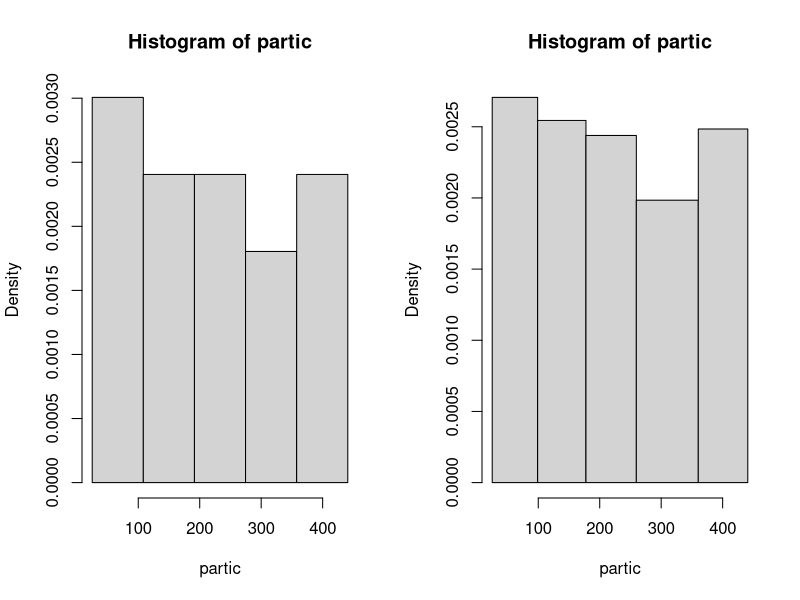
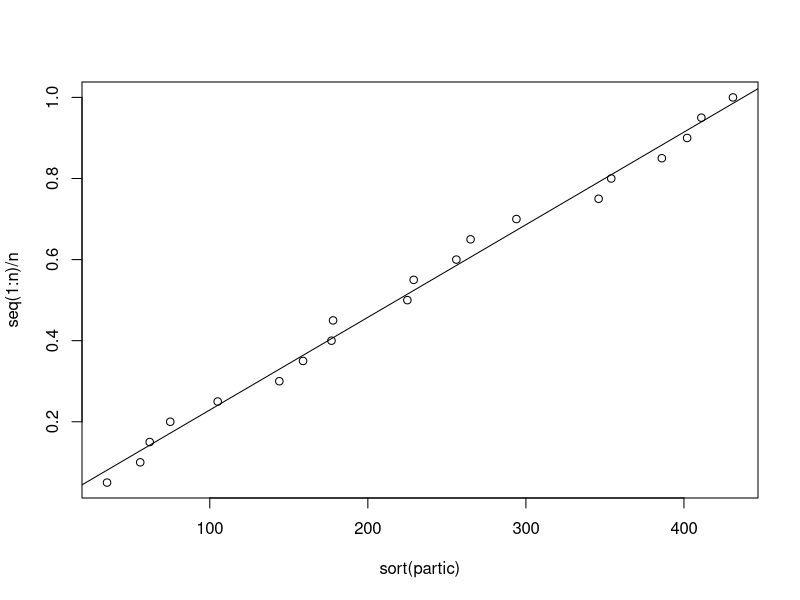

Write the R code that produced these figures, in order.
# Principes et Méthodes Statistiques
# Fiche 3 - Exercice 1

# Création du vecteur des données
partic<-c(75,265,225,402,35,105,411,346,159,229,62,256,431,177,56,144,354,178,386,294)
n<-length(partic)

# Indicateurs statistiques
summary(partic)

# Variance et écart-type empiriques (sans biais)
var(partic)
sd(partic)

# Coefficient de variation empirique
sqrt((n-1)/n)*sd(partic)/mean(partic)

par(mfcol=c(1,2))
# Histogramme à classes de m?me largeur
a0<-min(partic)-0.025*(max(partic)-min(partic))
a5<-max(partic)+0.025*(max(partic)-min(partic))
bornes<-seq(a0,a5,(a5-a0)/5)
hist(partic, prob=T, breaks=bornes)

# Histogramme à classes de m?me effectif, en utilisant la commande quantiles
borneseff<-c(a0,quantile(partic,seq(1/5,4/5,1/5)),a5)
hist(partic, prob=T, breaks=borneseff)

par(mfcol=c(1,1))
# Graphe de probabilités pour la loi uniforme
plot(sort(partic), seq(1:n)/n)

# Estimation de a et b par le graphe de probabilités
reg<-lm(seq(1:n)/n~sort(partic))
abline(reg)
-reg$coefficients[1]/reg$coefficients[2]
(1-reg$coefficients[1])/reg$coefficients[2]

